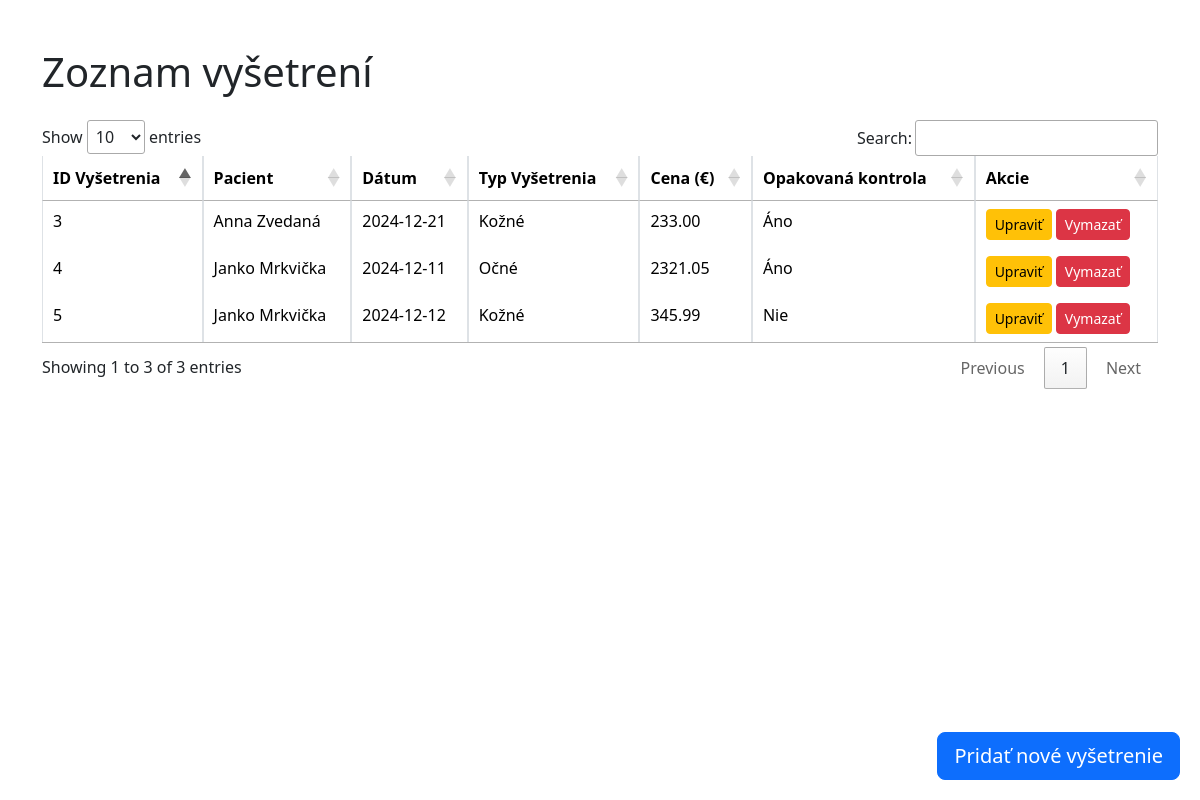
The page / on the database its author committed.
### tables this page shows
CREATE TABLE `Vysetrenie` (
  `ID_vysetrenia` int(11) NOT NULL,
  `datum` date NOT NULL,
  `typ_vysetrenia` int(3) NOT NULL,
  `cena` decimal(10,2) NOT NULL,
  `opakovana_kontrola` char(1) NOT NULL,
  `ID_pacienta` int(11) NOT NULL
);

### index.php (the view, shortened to what this page needs)
<!DOCTYPE html>
<html lang="sk">
<head>
<link href="https://cdn.jsdelivr.net/npm/bootstrap@5.3.2/dist/css/bootstrap.min.css" rel="stylesheet">
<link rel="stylesheet" href="https://cdn.datatables.net/1.13.6/css/jquery.dataTables.min.css">
</head>
<body>
<div class="container mt-5">
    <h1 class="mb-4">Zoznam vyšetrení</h1>
    <table id="vysetreniaTable" class="table table-bordered">
        <thead>
            <tr>
                <th>ID Vyšetrenia</th>
                <th>Pacient</th>
                <th>Dátum</th>
                <th>Typ Vyšetrenia</th>
                <th>Cena (€)</th>
                <th>Opakovaná kontrola</th>
                <th>Akcie</th>
            </tr>
        </thead>
        <tbody>
<?php
$spojenie = mysqli_connect("localhost", "root", "", "krajcovic");
$typ_map = [
    1 => "Všeobecné",
    2 => "Ortopedické",
    3 => "Očné",
    4 => "Kožné",
];
$sql = "
    SELECT
        Vysetrenie.ID_vysetrenia,
        CONCAT(Pacient.Meno, ' ', Pacient.Priezvisko) AS Pacient,
        Vysetrenie.datum,
        Vysetrenie.typ_vysetrenia,
        Vysetrenie.cena,
        Vysetrenie.opakovana_kontrola
    FROM Vysetrenie
    LEFT JOIN Pacient ON Vysetrenie.ID_pacienta = Pacient.ID_pacienta
    ORDER BY Vysetrenie.datum DESC";
$result = mysqli_query($spojenie, $sql);
if (mysqli_num_rows($result) > 0):
    while ($row = mysqli_fetch_assoc($result)):
?>
            <tr>
                <td><?php echo $row['ID_vysetrenia']; ?></td>
                <td><?php echo $row['Pacient']; ?></td>
                <td><?php echo $row['datum']; ?></td>
                <td><?php echo $typ_map[$row['typ_vysetrenia']] ?? "Neznámy typ"; ?></td>
                <td><?php echo $row['cena']; ?></td>
                <td><?php echo ($row['opakovana_kontrola'] === 'A') ? 'Áno' : 'Nie'; ?></td>
                <td>
                    <a href="edit_vysetrenie.php?id=<?php echo $row['ID_vysetrenia']; ?>" class="btn btn-warning btn-sm">Upraviť</a>
                    <a href="delete_vysetrenie.php?id=<?php echo $row['ID_vysetrenia']; ?>" class="btn btn-danger btn-sm" onclick="return confirm('Naozaj chcete vymazať toto vyšetrenie?');">Vymazať</a>
                </td>
            </tr>
<?php
    endwhile;
else:
?>
            <tr>
                <td colspan="7" class="text-center">Žiadne vyšetrenia neboli nájdené.</td>
            </tr>
<?php
endif;
?>
        </tbody>
    </table>
</div>
<div class="fixed-button">
    <a href="add_vysetrenie.php" class="btn btn-primary btn-lg">Pridať nové vyšetrenie</a>
</div>
</body>
</html>

### index.php (style rules this page uses)
table.dataTable { width: 100% !important; }
.fixed-button { position: fixed; bottom: 20px; right: 20px; z-index: 1000; }

### rows shown on the page
vysetrenie: ID_vysetrenia "3", Pacient "Anna Zvedaná", datum "2024-12-21", typ_vysetrenia "Kožné", cena "233.00", opakovana_kontrola "Áno"
vysetrenie: ID_vysetrenia "5", Pacient "Janko Mrkvička", datum "2024-12-12", typ_vysetrenia "Kožné", cena "345.99", opakovana_kontrola "Nie"
vysetrenie: ID_vysetrenia "4", Pacient "Janko Mrkvička", datum "2024-12-11", typ_vysetrenia "Očné", cena "2321.05", opakovana_kontrola "Áno"
